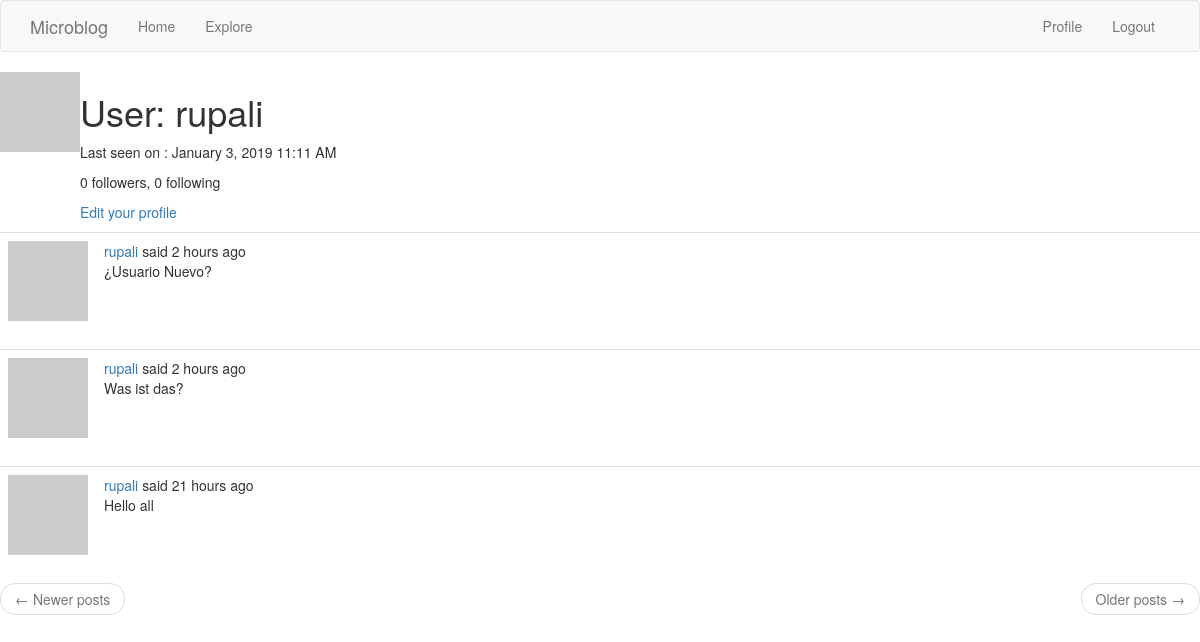
The app's page /user/rupali (signed in), older data.
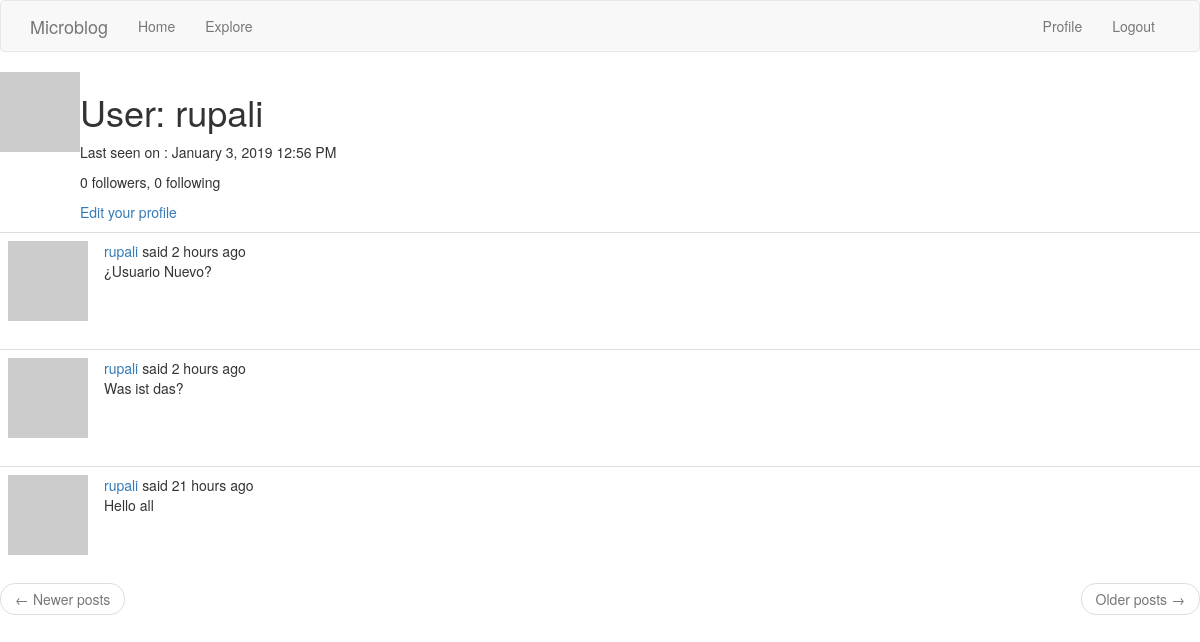
The same page, newer data.
### app/models.py (models this page shows, shortened)
class User(UserMixin, db.Model):
    id = db.Column(db.Integer, primary_key=True)
    username = db.Column(db.String(64), index=True, unique=True)
    email = db.Column(db.String(120), index=True, unique=True)
    password_hash = db.Column(db.String(128))
    posts = db.relationship('Post', backref='author', lazy='dynamic')
    about_me = db.Column(db.String(256))
    last_seen = db.Column(db.DateTime, default=datetime.utcnow())
    """
    adding a many to many relationship with followers and followed
    """
    followed = db.relationship('User',
                               secondary=followers,
                               primaryjoin=(followers.c.follower_id == id),
                               secondaryjoin=(followers.c.followed_id == id),
                               backref=db.backref('followers', lazy='dynamic'), lazy='dynamic')
    def avatar(self, size):
        digest = md5(self.email.lower().encode('utf-8')).hexdigest()
        return 'https://www.gravatar.com/avatar/{}?d=identicon&s={}'.format(digest, size)

class Post(db.Model):
    id = db.Column(db.Integer, primary_key=True)
    body = db.Column(db.String(140))
    timestamp = db.Column(db.DateTime, index=True, default=datetime.utcnow)
    user_id = db.Column(db.Integer, db.ForeignKey('user.id'))
    language = db.Column(db.String(5))

### app/main/routes.py (the view)
@bp.route('/user/<username>')
@login_required
def user(username):
    user = User.query.filter_by(username=username).first_or_404()
    page = request.args.get('page', 1, type=int)
    posts = user.posts.order_by(Post.timestamp.desc()).paginate(page, current_app.config['POSTS_PER_PAGE'])
    next_url = url_for('main.index', page=posts.next_num) if posts.has_next else None
    prev_url = url_for('main.index', page=posts.prev_num) if posts.has_prev else None
    return render_template('user.html', user=user, posts=posts.items, next_url=next_url, prev_url=prev_url)

### app/main/routes.py (called while the page is built)
@bp.before_request
def before_request():
    if current_user.is_authenticated:
        current_user.last_seen = datetime.utcnow()
        db.session.commit()
    g.locale = str(get_locale())

### app/models.py (called while the page is built)
@login.user_loader
def load_user(id):
    return User.query.get(int(id))

### app/templates/user.html (shortened to what this page needs)
{% extends "base.html" %}
{% import 'bootstrap/wtf.html' as wtf %}
{% block content %}
<table>
    <tr valign="top">
        <td><img src="{{ user.avatar(128) }}"></td>
        <td>
             <h1>{{ _('User') }}: {{ user.username }}</h1>
                        {% if user.last_seen %}
                    <p>{{ _('Last seen on') }} : {{ moment(user.last_seen).format('LLL') }}
                </p>
                    {% endif %}
                <p>
                    {{ _('%(count)d followers', count=user.followers.count()) }}, {{ _('%(count)d following', count=user.followed.count()) }}
                </p>
                {% if user == current_user %}
                <p>
                    <a href="{{ url_for('main.edit_profile') }}">Edit your profile</a>
                </p>
                {% elif not current_user.is_following(user) %}
                <p><a href="{{ url_for('main.follow', username=user.username) }}">{{ _('Follow') }}</a></p>
                {% else %}
                <p><a href="{{ url_for('main.unfollow', username=user.username) }}">{{ _('Unfollow') }}</a></p>
                {% endif %}
        </td>
    </tr>
</table>
{% for post in posts %}
    {% include "_post.html" %}
{% endfor %}
<nav aria-label="...">
        <ul class="pager">
            <li class="previous{% if not prev_url %} disabled{% endif %}">
                <a href="{{ prev_url or '#' }}">
                    <span aria-hidden="true">&larr;</span> {{ _('Newer posts') }}
                </a>
            </li>
            <li class="next{% if not next_url %} disabled{% endif %}">
                <a href="{{ next_url or '#' }}">
                    {{ _('Older posts') }} <span aria-hidden="true">&rarr;</span>
                </a>
            </li>
        </ul>
    </nav>
{% endblock %}

### app/templates/base.html (shortened to what this page needs)
{% extends 'bootstrap/base.html' %}
{% block navbar %}
    <nav class="navbar navbar-default">
        <div class="container">
            <div class="navbar-header">
                <a class="navbar-brand" href="{{ url_for('main.index') }}">Microblog</a>
            </div>
            <div class="collapse navbar-collapse" id="bs-example-navbar-collapse-1">
                <ul class="nav navbar-nav">
                    <li><a href="{{ url_for('main.index') }}">Home</a></li>
                    <li><a href="{{ url_for('main.explore') }}">Explore</a></li>
                </ul>
                <ul class="nav navbar-nav navbar-right">
                    {% if current_user.is_anonymous %}
                    <li><a href="{{ url_for('auth.login') }}">Login</a></li>
                    {% else %}
                    <li><a href="{{ url_for('main.user', username=current_user.username) }}">Profile</a></li>
                    <li><a href="{{ url_for('auth.logout') }}">Logout</a></li>
                    {% endif %}
                </ul>
            </div>
        </div>
    </nav>
{% endblock %}

### app/templates/_post.html (shortened to what this page needs)
<table class="table table-hover">
        <tr>
            <td width="70px">
                <a href="{{ url_for('main.user', username=post.author.username) }}">
                    <img src="{{ post.author.avatar(70) }}" />
                </a>
            </td>
            <td>
                {{ _('%(username)s said %(when)s', username=user_link, when=moment(post.timestamp).fromNow()) }}
                <br>
                <span id="post{{ post.id }}">{{ post.body }}</span>
            </td>
        </tr>
</table>

Row changes from the older to the newer data that the page shows:
changed User "rupali": last_seen "January 3, 2019 11:11 AM" → "January 3, 2019 12:56 PM"
